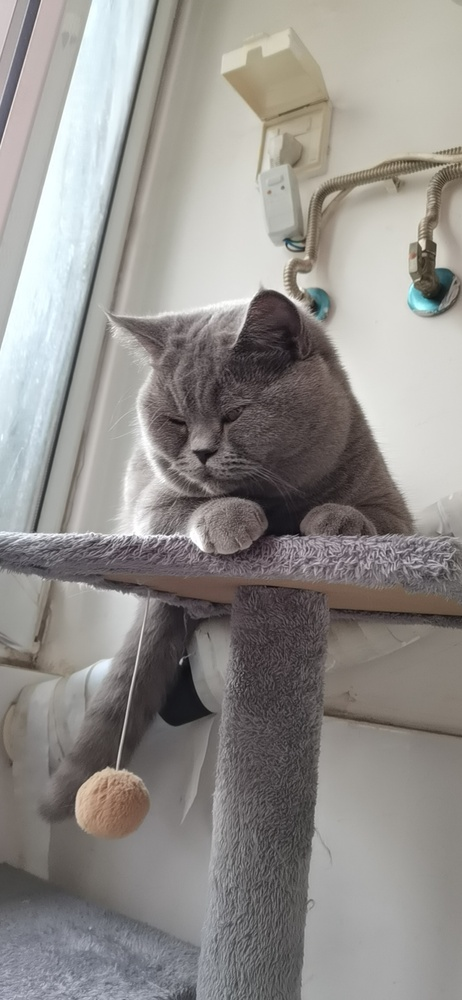
#> input picture picture/Pd.jpeg, 462 x 1000 px, shrunk from 887 x 1920 before the run
$ python '加解密.py'
#> lines starting #> are read from the running program, lines starting #| are printed output that depends on the picture
import numpy as np
import cv2

path = "picture/Pd.jpeg"

img = cv2.imread(path, 0)
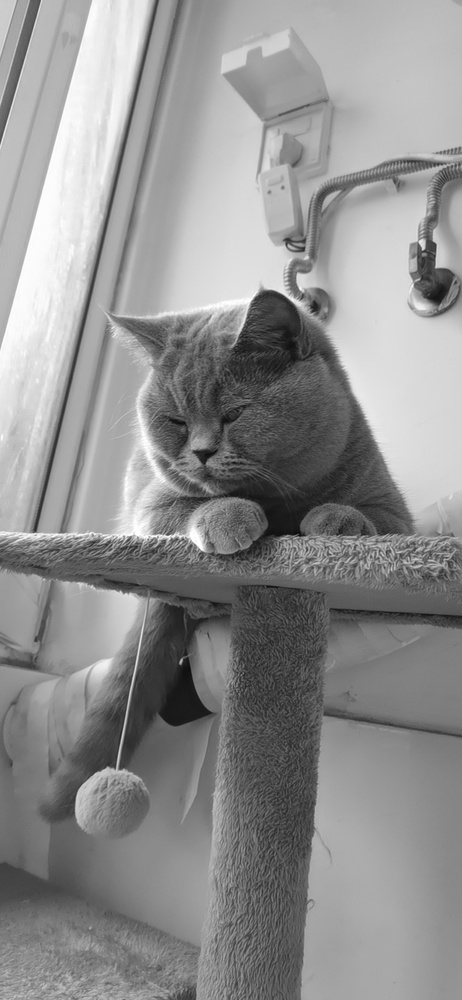
#> img: shape (1000, 462); min 7, max 255, mean 143.5
w, h = img.shape
#> w = 1000; h = 462
a = np.random.randint(0, 255, (w, h), dtype=np.uint8)  # 密钥
cv2.imshow("key", a)
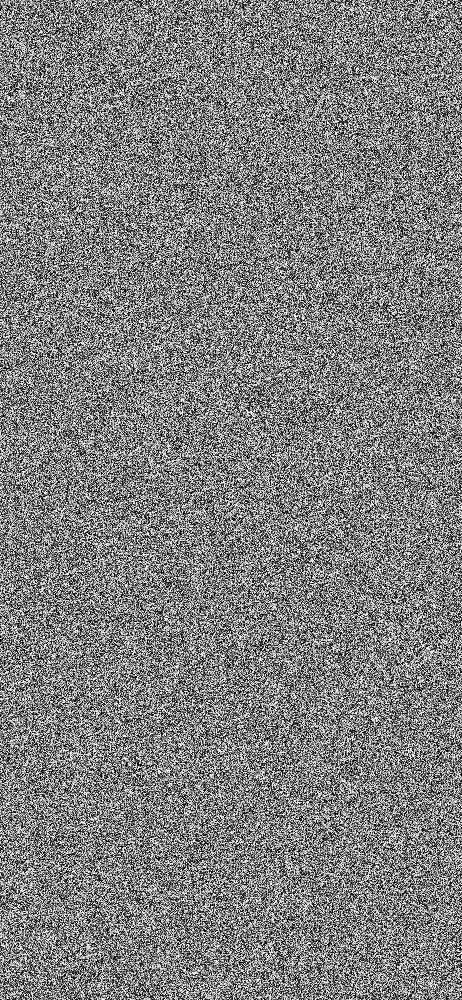
#> window 'key': shape (1000, 462); min 0, max 254, mean 126.9
b = cv2.bitwise_xor(img, a)  # 加密
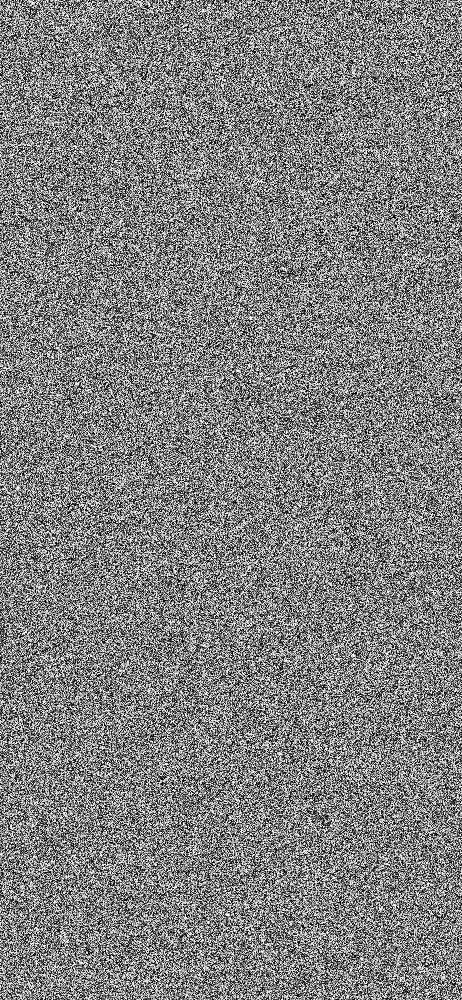
#> b: shape (1000, 462); min 0, max 255, mean 127.7
cv2.imshow("Encryption", b)
c = cv2.bitwise_xor(b, a)  # 解密
cv2.imshow("Decryption", c)

cv2.waitKey()
cv2.destroyAllWindows()
